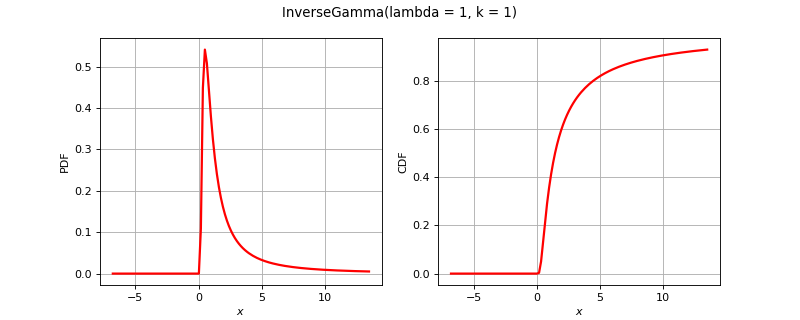

The script that drew this image:
import openturns as ot
from matplotlib import pyplot as plt
from openturns.viewer import View
title = None
if ot.InverseGamma().__class__.__name__ == 'Bernoulli':
    distribution = ot.Bernoulli(0.7)
elif ot.InverseGamma().__class__.__name__ == 'Binomial':
    distribution = ot.Binomial(5, 0.2)
elif ot.InverseGamma().__class__.__name__ == 'Hypergeometric':
    distribution = ot.Hypergeometric(10, 4, 7)
elif ot.InverseGamma().__class__.__name__ == 'CumulativeDistributionNetwork':
    coll = [ot.Normal(2),ot.Dirichlet([0.5, 1.0, 1.5])]
    distribution = ot.CumulativeDistributionNetwork(coll, ot.BipartiteGraph([[0,1], [0,1]]))
elif ot.InverseGamma().__class__.__name__ == 'Histogram':
    distribution = ot.Histogram([-1.0, 0.5, 1.0, 2.0], [0.45, 0.4, 0.15])
elif ot.InverseGamma().__class__.__name__ == 'KernelMixture':
    kernel = ot.Uniform()
    sample = ot.Normal().getSample(5)
    bandwith = [1.0]
    distribution = ot.KernelMixture(kernel, bandwith, sample)
elif ot.InverseGamma().__class__.__name__ == 'MaximumDistribution':
    coll = [ot.Uniform(2.5, 3.5), ot.LogUniform(1.0, 1.2), ot.Triangular(2.0, 3.0, 4.0)]
    distribution = ot.MaximumDistribution(coll)
elif ot.InverseGamma().__class__.__name__ == 'Multinomial':
    distribution = ot.Multinomial(5, [0.2])
elif ot.InverseGamma().__class__.__name__ == 'RandomMixture':
    coll = [ot.Triangular(0.0, 1.0, 5.0), ot.Uniform(-2.0, 2.0)]
    weights = [0.8, 0.2]
    cst = 3.0
    distribution = ot.RandomMixture(coll, weights, cst)
elif ot.InverseGamma().__class__.__name__ == 'TruncatedDistribution':
    distribution = ot.TruncatedDistribution(ot.Normal(2.0, 1.5), 1.0, 4.0)
elif ot.InverseGamma().__class__.__name__ == 'UserDefined':
    distribution = ot.UserDefined([[1.0], [2.0], [3.0]], [0.4, 0.5, 1.0])
elif ot.InverseGamma().__class__.__name__ == 'ZipfMandelbrot':
    distribution = ot.ZipfMandelbrot(10, 2.5, 0.3)
elif ot.InverseGamma().__class__.__name__ == 'Normal':
    cov = ot.CovarianceMatrix([[1.0, -0.5], [-0.5, 1.0]])
    distribution = ot.Normal([0.0, 0.0], cov)
    title = "Normal dist. with correlation coefficient {}".format(cov[0, 1])
else:
    distribution = ot.InverseGamma()

dimension = distribution.getDimension()
if title is None:
    title = str(distribution)[:100].split('\n')[0]
if dimension == 1:
    distribution.setDescription(['$x$'])
    pdf_graph = distribution.drawPDF()
    cdf_graph = distribution.drawCDF()
    fig = plt.figure(figsize=(10, 4))
    pdf_axis = fig.add_subplot(121)
    cdf_axis = fig.add_subplot(122)
    View(pdf_graph, figure=fig, axes=[pdf_axis], add_legend=False)
    View(cdf_graph, figure=fig, axes=[cdf_axis], add_legend=False)
    fig.suptitle(title)
elif dimension == 2:
    grid = ot.GridLayout(1, 2)
    pdf_graph = distribution.drawPDF()
    pdf_graph.setLegends([''])
    cdf_graph = distribution.drawCDF()
    cdf_graph.setLegends([''])
    grid.setGraph(0, 0, pdf_graph)
    grid.setGraph(0, 1, cdf_graph)
    grid.setTitle(title)
    fig = View(grid).getFigure()
    fig.axes[0].set_title('PDF')
    fig.axes[1].set_title('CDF')
